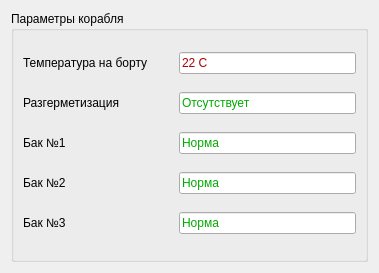
<?xml version="1.0" encoding="UTF-8"?>
<ui version="4.0">
 <class>Form</class>
 <widget class="QWidget" name="Form">
  <property name="geometry">
   <rect>
    <x>0</x>
    <y>0</y>
    <width>379</width>
    <height>273</height>
   </rect>
  </property>
  <property name="minimumSize">
   <size>
    <width>379</width>
    <height>273</height>
   </size>
  </property>
  <property name="maximumSize">
   <size>
    <width>379</width>
    <height>273</height>
   </size>
  </property>
  <property name="windowTitle">
   <string>Form</string>
  </property>
  <layout class="QVBoxLayout" name="verticalLayout_2">
   <item>
    <widget class="QGroupBox" name="groupBox">
     <property name="title">
      <string>Параметры корабля</string>
     </property>
     <layout class="QVBoxLayout" name="verticalLayout">
      <item>
       <layout class="QHBoxLayout" name="horizontalLayout">
        <item>
         <widget class="QLabel" name="label">
          <property name="minimumSize">
           <size>
            <width>150</width>
            <height>0</height>
           </size>
          </property>
          <property name="text">
           <string>Температура на борту</string>
          </property>
         </widget>
        </item>
        <item>
         <widget class="QLineEdit" name="lineEditTemp">
          <property name="styleSheet">
           <string notr="true">color: rgb(170, 0, 0);</string>
          </property>
          <property name="text">
           <string>22 C</string>
          </property>
         </widget>
        </item>
       </layout>
      </item>
      <item>
       <layout class="QHBoxLayout" name="horizontalLayout_2">
        <item>
         <widget class="QLabel" name="label_Dehermitization">
          <property name="minimumSize">
           <size>
            <width>150</width>
            <height>0</height>
           </size>
          </property>
          <property name="text">
           <string>Разгерметизация</string>
          </property>
         </widget>
        </item>
        <item>
         <widget class="QLineEdit" name="lineEdit_2">
          <property name="styleSheet">
           <string notr="true">color: rgb(0, 170, 0);</string>
          </property>
          <property name="text">
           <string>Отсутствует</string>
          </property>
         </widget>
        </item>
       </layout>
      </item>
      <item>
       <layout class="QHBoxLayout" name="horizontalLayout_3">
        <item>
         <widget class="QLabel" name="label_Tank1">
          <property name="minimumSize">
           <size>
            <width>150</width>
            <height>0</height>
           </size>
          </property>
          <property name="text">
           <string>Бак №1</string>
          </property>
         </widget>
        </item>
        <item>
         <widget class="QLineEdit" name="lineEdit_3">
          <property name="styleSheet">
           <string notr="true">color: rgb(0, 170, 0);</string>
          </property>
          <property name="text">
           <string>Норма</string>
          </property>
         </widget>
        </item>
       </layout>
      </item>
      <item>
       <layout class="QHBoxLayout" name="horizontalLayout_4">
        <item>
         <widget class="QLabel" name="label_Tank2">
          <property name="minimumSize">
           <size>
            <width>150</width>
            <height>0</height>
           </size>
          </property>
          <property name="text">
           <string>Бак №2</string>
          </property>
         </widget>
        </item>
        <item>
         <widget class="QLineEdit" name="lineEdit_4">
          <property name="styleSheet">
           <string notr="true">color: rgb(0, 170, 0);</string>
          </property>
          <property name="text">
           <string>Норма</string>
          </property>
         </widget>
        </item>
       </layout>
      </item>
      <item>
       <layout class="QHBoxLayout" name="horizontalLayout_5">
        <item>
         <widget class="QLabel" name="label_Tank3">
          <property name="minimumSize">
           <size>
            <width>150</width>
            <height>0</height>
           </size>
          </property>
          <property name="text">
           <string>Бак №3</string>
          </property>
         </widget>
        </item>
        <item>
         <widget class="QLineEdit" name="lineEdit_5">
          <property name="styleSheet">
           <string notr="true">color: rgb(0, 170, 0);</string>
          </property>
          <property name="text">
           <string>Норма</string>
          </property>
         </widget>
        </item>
       </layout>
      </item>
     </layout>
    </widget>
   </item>
  </layout>
 </widget>
 <resources/>
 <connections/>
</ui>
